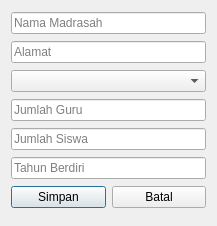
<?xml version="1.0" encoding="UTF-8"?>
<ui version="4.0">
 <class>FormMadrasah</class>
 <widget class="QDialog" name="FormMadrasah">
  <property name="geometry">
   <rect>
    <x>0</x>
    <y>0</y>
    <width>217</width>
    <height>226</height>
   </rect>
  </property>
  <property name="windowTitle">
   <string>Form Madrasah Ibtidaiyah</string>
  </property>
  <layout class="QVBoxLayout" name="verticalLayout">
   <item>
    <widget class="QLineEdit" name="inputNama">
     <property name="placeholderText">
      <string>Nama Madrasah</string>
     </property>
    </widget>
   </item>
   <item>
    <widget class="QLineEdit" name="inputAlamat">
     <property name="placeholderText">
      <string>Alamat</string>
     </property>
    </widget>
   </item>
   <item>
    <widget class="QComboBox" name="comboKecamatan">
     <property name="editable">
      <bool>false</bool>
     </property>
     <property name="currentText">
      <string extracomment="Kecamatan"/>
     </property>
    </widget>
   </item>
   <item>
    <widget class="QLineEdit" name="inputGuru">
     <property name="placeholderText">
      <string>Jumlah Guru</string>
     </property>
    </widget>
   </item>
   <item>
    <widget class="QLineEdit" name="inputSiswa">
     <property name="placeholderText">
      <string>Jumlah Siswa</string>
     </property>
    </widget>
   </item>
   <item>
    <widget class="QLineEdit" name="inputTahun">
     <property name="placeholderText">
      <string>Tahun Berdiri</string>
     </property>
    </widget>
   </item>
   <item>
    <layout class="QHBoxLayout">
     <item>
      <widget class="QPushButton" name="btnSimpan">
       <property name="text">
        <string>Simpan</string>
       </property>
      </widget>
     </item>
     <item>
      <widget class="QPushButton" name="btnBatal">
       <property name="text">
        <string>Batal</string>
       </property>
      </widget>
     </item>
    </layout>
   </item>
  </layout>
 </widget>
 <resources/>
 <connections/>
</ui>
